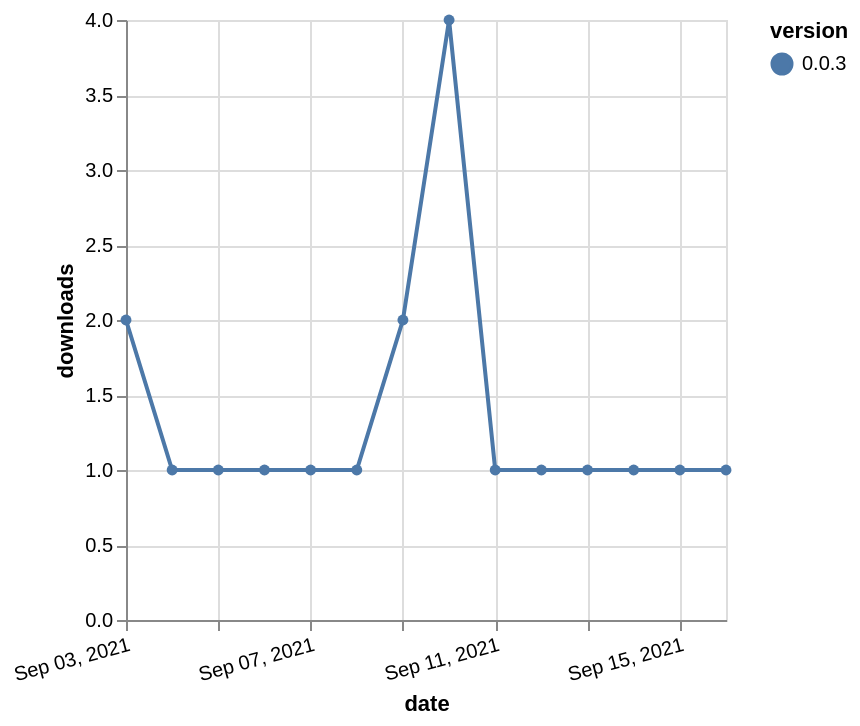

Source (Vega-Lite JSON):
### Vega-Lite specification from a JSON file in a GitHub repository (floating-point values rounded to 4 significant figures)
{"$schema": "https://vega.github.io/schema/vega-lite/v5.json", "description": "A simple bar chart with embedded data.", "data": {"values": [{"date": "2021-09-03", "total": 512, "delta": 2, "version": "0.0.3"}, {"date": "2021-09-04", "total": 513, "delta": 1, "version": "0.0.3"}, {"date": "2021-09-05", "total": 514, "delta": 1, "version": "0.0.3"}, {"date": "2021-09-06", "total": 515, "delta": 1, "version": "0.0.3"}, {"date": "2021-09-07", "total": 516, "delta": 1, "version": "0.0.3"}, {"date": "2021-09-08", "total": 517, "delta": 1, "version": "0.0.3"}, {"date": "2021-09-09", "total": 519, "delta": 2, "version": "0.0.3"}, {"date": "2021-09-10", "total": 523, "delta": 4, "version": "0.0.3"}, {"date": "2021-09-11", "total": 524, "delta": 1, "version": "0.0.3"}, {"date": "2021-09-12", "total": 525, "delta": 1, "version": "0.0.3"}, {"date": "2021-09-13", "total": 526, "delta": 1, "version": "0.0.3"}, {"date": "2021-09-14", "total": 527, "delta": 1, "version": "0.0.3"}, {"date": "2021-09-15", "total": 528, "delta": 1, "version": "0.0.3"}, {"date": "2021-09-16", "total": 529, "delta": 1, "version": "0.0.3"}]}, "width": "container", "mark": {"type": "line", "point": {"filled": true}}, "encoding": {"x": {"field": "date", "type": "temporal", "timeUnit": "yearmonthdate", "title": "date", "axis": {"labelAngle": -15}}, "y": {"field": "delta", "type": "quantitative", "title": "downloads"}, "color": {"field": "version", "type": "nominal"}, "tooltip": {"field": "delta"}}}
